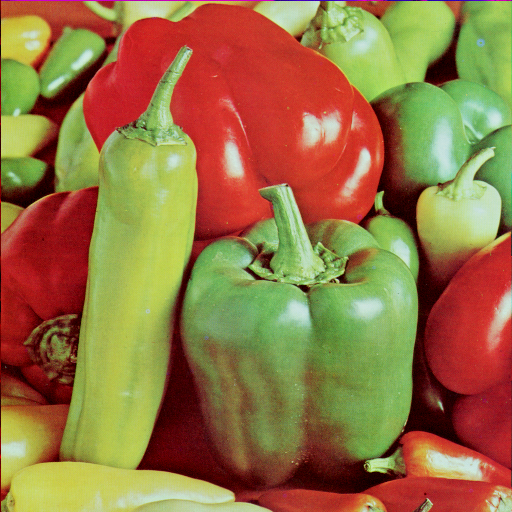
#> input picture Year 2/Software Methodologies/Image Processing/Practicals/Practical 1/peppers.png, 512 x 512 px
$ python smooth_image.py
#> lines starting #> are read from the running program, lines starting #| are printed output that depends on the picture
#####################################################################

# Example : displaying an image from file (and smoothing it)

# Author : Toby Breckon, toby.breckon@durham.ac.uk

# Copyright (c) 2015 School of Engineering & Computing Science,
#                    Durham University, UK
# License : LGPL - http://www.gnu.org/licenses/lgpl.html

#####################################################################

import numpy as np
import cv2
from matplotlib import pyplot as plt

#####################################################################

# define display window name

windowName = "Smoothed Image"; # window name

# read an image from the specified file (in colour)

img = cv2.imread('./peppers.png', cv2.IMREAD_COLOR);
#> img is the input picture: shape (512, 512, 3); mean B, G, R 66.5, 115.6, 149.8

# check it has loaded

if not img is None:

    # performing smoothing on the image using a 5x5 smoothing mark (see manual entry for GaussianBlur())

    # blur = cv2.GaussianBlur(img,(19,19),30);
    # Edge detection
    img=cv2.cvtColor(img, cv2.COLOR_BGR2GRAY);
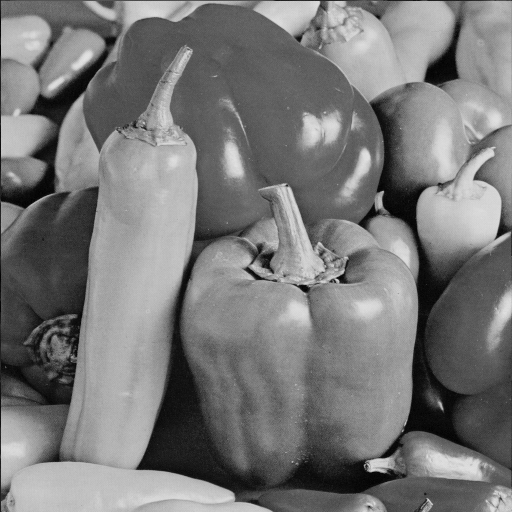
#> img: shape (512, 512); min 0, max 228, mean 120.2
    blur=cv2.flip(img,0)
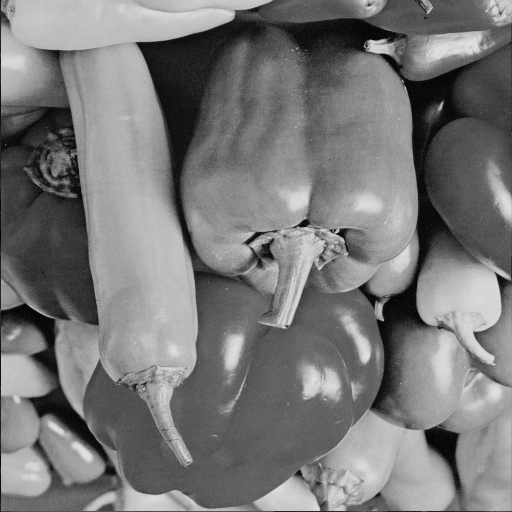
#> blur: shape (512, 512); min 0, max 228, mean 120.2

    edges = cv2.Canny(img, 10, 200)
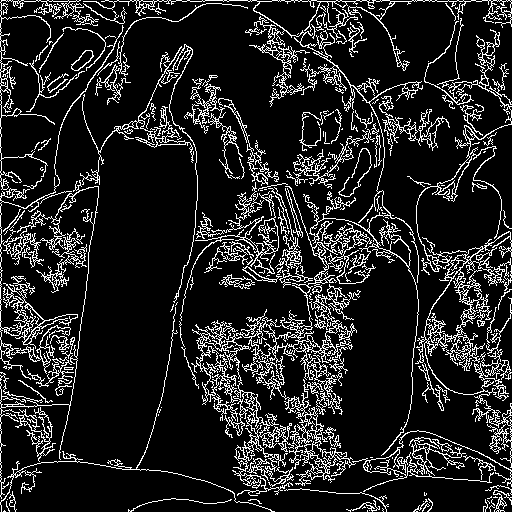
#> edges: shape (512, 512); 13.8% white in thin lines or dots

    plt.subplot(121), plt.imshow(img, cmap='gray')
    plt.title('Original Image'), plt.xticks([]), plt.yticks([])
    plt.subplot(122), plt.imshow(edges, cmap='gray')
    plt.title('Edge Image'), plt.xticks([]), plt.yticks([])

    plt.show()
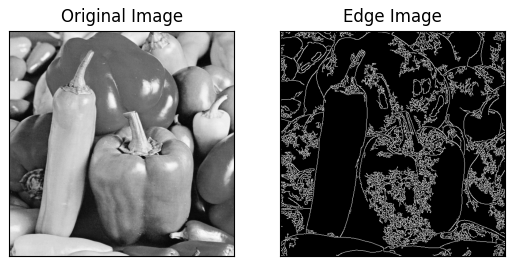
#> figure drawn by matplotlib, 2 panels

    # display this blurred image in a named window

    # cv2.imshow(windowName, blur);
    #
    # # start the event loop - essential
    #
    # # cv2.waitKey() is a keyboard binding function (argument is the time in milliseconds).
    # # It waits for specified milliseconds for any keyboard event.
    # # If you press any key in that time, the program continues.
    # # If 0 is passed, it waits indefinitely for a key stroke.
    #
    # key = cv2.waitKey(0); # wait
    #
    # # It can also be set to detect specific key strokes by recording which key is pressed
    #
    # # e.g. if user presses "x" then exit and close all windows
    #
    # if (key == ord('x')):
    #     cv2.destroyAllWindows();
else:
    print("No image file successfully loaded.");

#####################################################################
